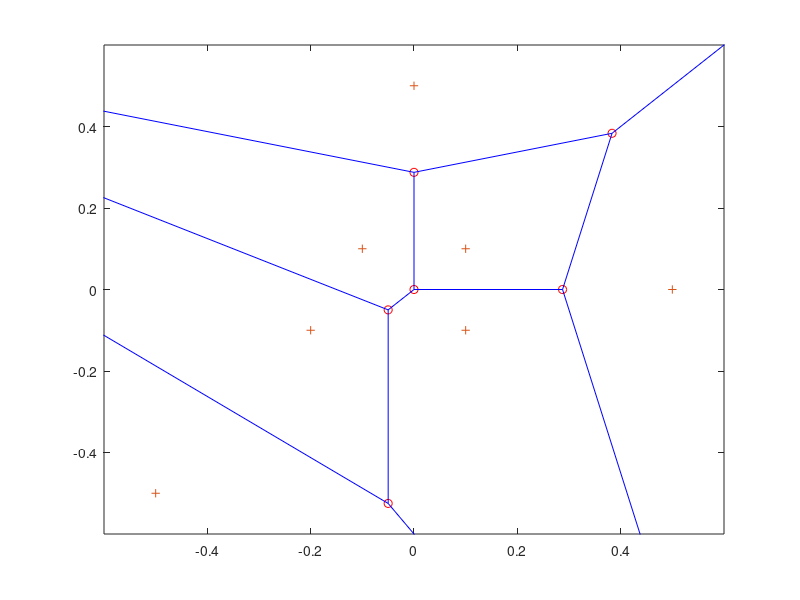

Write the MATLAB code that produced this figure.
P = [0.5 0; 0 0.5; -0.5 -0.5; -0.2 -0.1; -0.1 0.1; 0.1 -0.1; 0.1 0.1];
[v, c] = voronoin(P);
figure()
plot(v(:,1), v(:,2), 'o', 'Color', 'r')
hold on
voronoi(P(:,1), P(:,2))